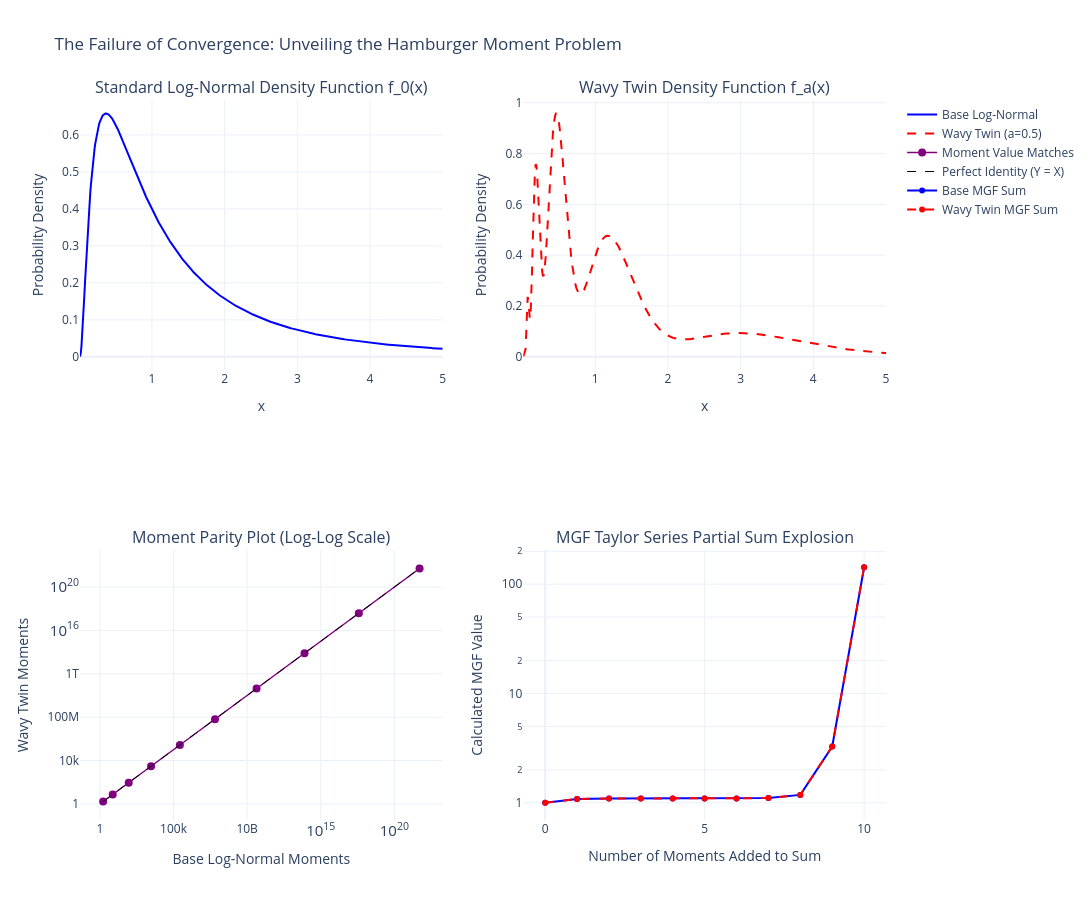

The code cell stored with this chart in its notebook:
### Markdown cell above
## The Hamburger Moment Problem: When Moments Aren't Enough

Matching moments assumes moments uniquely determine a distribution — but that's not always true. This is the classical Hamburger moment problem: some distributions share every moment yet have completely different shapes. We build a "wavy twin" of the Log-Normal distribution whose moments match the base distribution to high order, then show its PDF is visually distinct and that its moment-generating function's Taylor sum actually diverges rather than converging to a shared MGF.

### Code cell
# -------------------------------------------------------------------------
# 1. DISTRIBUTION DEFINITIONS
# -------------------------------------------------------------------------
def f_0(x):
    """Standard Log-Normal PDF with safe vectorized support handling."""
    x_arr = np.asarray(x, dtype=float)
    pdf = np.zeros_like(x_arr)
    pos = x_arr > 0
    pdf[pos] = (1.0 / (x_arr[pos] * np.sqrt(2.0 * np.pi))) * np.exp(- (np.log(x_arr[pos])**2) / 2.0)
    return pdf if pdf.ndim > 0 else pdf.item()

def f_a(x, a=0.5):
    """Wavy Log-Normal Twin (Identical moments, distinct silhouette)."""
    x_arr = np.asarray(x, dtype=float)
    return f_0(x_arr) * (1.0 + a * np.sin(2.0 * np.pi * np.log(np.where(x_arr > 0, x_arr, 1.0))))

# -------------------------------------------------------------------------
# 2. COMPUTE FINITE MOMENTS AND ACCUMULATE PARTIAL MGF SUMS
# -------------------------------------------------------------------------
orders = np.arange(1, 11)
moments_base = []
moments_twin = []

t = 0.05  # Small scaling variable for MGF evaluation
mgf_sums_base = [1.0]
mgf_sums_twin = [1.0]

for n in orders:
    m_base = float(np.exp((n**2) / 2.0))
    
    # Integrating in z-space: z = ln(x) - n
    # The integrand is strictly odd, yielding ~0 without roundoff blowup
    perturbation, _ = integrate.quad(
        lambda z: np.exp(-0.5 * z**2) * np.sin(2.0 * np.pi * z),
        -8, 8
    )
    perturbation *= (0.5 * m_base / np.sqrt(2.0 * np.pi))
    m_twin = m_base + perturbation
    
    moments_base.append(m_base)
    moments_twin.append(m_twin)
    
    term_base = (t**n / math.factorial(n)) * m_base
    term_twin = (t**n / math.factorial(n)) * m_twin
    
    mgf_sums_base.append(mgf_sums_base[-1] + term_base)
    mgf_sums_twin.append(mgf_sums_twin[-1] + term_twin)

# -------------------------------------------------------------------------
# 3. INTERACTIVE PLOTLY VISUALIZATION (2x2 GRID)
# -------------------------------------------------------------------------
fig = make_subplots(
    rows=2, cols=2, 
    subplot_titles=(
        "Standard Log-Normal Density Function f_0(x)", 
        "Wavy Twin Density Function f_a(x)",
        "Moment Parity Plot (Log-Log Scale)", 
        "MGF Taylor Series Partial Sum Explosion"
    )
)

x_grid = np.linspace(0.01, 5.0, 500)
y_base_pdf = f_0(x_grid)
y_twin_pdf = f_a(x_grid)

# --- Top Row: Probability Density Functions ---
fig.add_trace(go.Scatter(
    x=x_grid, y=y_base_pdf,
    mode='lines', line=dict(color='blue', width=2),
    name='Base Log-Normal'
), row=1, col=1)

fig.add_trace(go.Scatter(
    x=x_grid, y=y_twin_pdf,
    mode='lines', line=dict(color='red', width=2, dash='dash'),
    name='Wavy Twin (a=0.5)'
), row=1, col=2)

# --- Bottom Left: Direct Moment Comparison ---
fig.add_trace(go.Scatter(
    x=moments_base, y=moments_twin,
    mode='markers+lines',
    marker=dict(color='purple', size=8),
    line=dict(color='purple', width=1.5),
    name='Moment Value Matches'
), row=2, col=1)

min_val, max_val = min(moments_base), max(moments_base)
fig.add_trace(go.Scatter(
    x=[min_val, max_val], y=[min_val, max_val],
    mode='lines', line=dict(color='black', dash='dash', width=1),
    name='Perfect Identity (Y = X)'
), row=2, col=1)

# --- Bottom Right: MGF Partial Sum Divergence ---
iterations = np.arange(0, len(mgf_sums_base))
fig.add_trace(go.Scatter(
    x=iterations, y=mgf_sums_base,
    mode='lines+markers', line=dict(color='blue', width=2),
    name='Base MGF Sum'
), row=2, col=2)

fig.add_trace(go.Scatter(
    x=iterations, y=mgf_sums_twin,
    mode='lines+markers', line=dict(color='red', width=2, dash='dash'),
    name='Wavy Twin MGF Sum'
), row=2, col=2)

fig.update_layout(
    title_text="The Failure of Convergence: Unveiling the Hamburger Moment Problem",
    template="plotly_white",
    width=1100, height=900,
    hovermode="x unified"
)

fig.update_xaxes(title_text="x", row=1, col=1)
fig.update_yaxes(title_text="Probability Density", row=1, col=1)
fig.update_xaxes(title_text="x", row=1, col=2)
fig.update_yaxes(title_text="Probability Density", row=1, col=2)

fig.update_xaxes(title_text="Base Log-Normal Moments", type="log", row=2, col=1)
fig.update_yaxes(title_text="Wavy Twin Moments", type="log", row=2, col=1)

fig.update_xaxes(title_text="Number of Moments Added to Sum", row=2, col=2)
fig.update_yaxes(title_text="Calculated MGF Value", type="log", row=2, col=2)

fig.show()

### Figure 1 — Plotly figure (JSON) as saved in the notebook; plotly's stock layout.template omitted (floating-point values rounded to 4 significant figures; data arrays with more than 128 entries replaced by an {"elided": "..."} marker saying what was removed)
{"data": [{"line": {"color": "blue", "width": 2}, "mode": "lines", "name": "Base Log-Normal", "type": "scatter", "x": {"elided": "500 float values"}, "xaxis": "x", "y": {"elided": "500 float values"}, "yaxis": "y"}, {"line": {"color": "red", "dash": "dash", "width": 2}, "mode": "lines", "name": "Wavy Twin (a=0.5)", "type": "scatter", "x": {"elided": "500 float values"}, "xaxis": "x2", "y": {"elided": "500 float values"}, "yaxis": "y2"}, {"line": {"color": "purple", "width": 1.5}, "marker": {"color": "purple", "size": 8}, "mode": "markers+lines", "name": "Moment Value Matches", "type": "scatter", "x": [1.649, 7.389, 90.02, 2981.0, 268300.0, 65660000.0, 43670000000.0, 78960000000000.0, 388084696243620350, 5.185e+21], "xaxis": "x3", "y": [1.649, 7.389, 90.02, 2981.0, 268300.0, 65660000.0, 43670000000.0, 78960000000000.0, 388084696243620350, 5.185e+21], "yaxis": "y3"}, {"line": {"color": "black", "dash": "dash", "width": 1}, "mode": "lines", "name": "Perfect Identity (Y = X)", "type": "scatter", "x": [1.649, 5.185e+21], "xaxis": "x3", "y": [1.649, 5.185e+21], "yaxis": "y3"}, {"line": {"color": "blue", "width": 2}, "mode": "lines+markers", "name": "Base MGF Sum", "type": "scatter", "x": [0, 1, 2, 3, 4, 5, 6, 7, 8, 9, 10], "xaxis": "x4", "y": [1, 1.082, 1.092, 1.094, 1.094, 1.095, 1.096, 1.103, 1.18, 3.269, 142.8], "yaxis": "y4"}, {"line": {"color": "red", "dash": "dash", "width": 2}, "mode": "lines+markers", "name": "Wavy Twin MGF Sum", "type": "scatter", "x": [0, 1, 2, 3, 4, 5, 6, 7, 8, 9, 10], "xaxis": "x4", "y": [1, 1.082, 1.092, 1.094, 1.094, 1.095, 1.096, 1.103, 1.18, 3.269, 142.8], "yaxis": "y4"}], "layout": {"annotations": [{"font": {"size": 16}, "showarrow": false, "text": "Standard Log-Normal Density Function f_0(x)", "x": 0.225, "xanchor": "center", "xref": "paper", "y": 1, "yanchor": "bottom", "yref": "paper"}, {"font": {"size": 16}, "showarrow": false, "text": "Wavy Twin Density Function f_a(x)", "x": 0.775, "xanchor": "center", "xref": "paper", "y": 1, "yanchor": "bottom", "yref": "paper"}, {"font": {"size": 16}, "showarrow": false, "text": "Moment Parity Plot (Log-Log Scale)", "x": 0.225, "xanchor": "center", "xref": "paper", "y": 0.375, "yanchor": "bottom", "yref": "paper"}, {"font": {"size": 16}, "showarrow": false, "text": "MGF Taylor Series Partial Sum Explosion", "x": 0.775, "xanchor": "center", "xref": "paper", "y": 0.375, "yanchor": "bottom", "yref": "paper"}], "height": 900, "hovermode": "x unified", "title": {"text": "The Failure of Convergence: Unveiling the Hamburger Moment Problem"}, "width": 1100, "xaxis": {"anchor": "y", "domain": [0, 0.45], "title": {"text": "x"}}, "xaxis2": {"anchor": "y2", "domain": [0.55, 1], "title": {"text": "x"}}, "xaxis3": {"anchor": "y3", "domain": [0, 0.45], "title": {"text": "Base Log-Normal Moments"}, "type": "log"}, "xaxis4": {"anchor": "y4", "domain": [0.55, 1], "title": {"text": "Number of Moments Added to Sum"}}, "yaxis": {"anchor": "x", "domain": [0.625, 1], "title": {"text": "Probability Density"}}, "yaxis2": {"anchor": "x2", "domain": [0.625, 1], "title": {"text": "Probability Density"}}, "yaxis3": {"anchor": "x3", "domain": [0, 0.375], "title": {"text": "Wavy Twin Moments"}, "type": "log"}, "yaxis4": {"anchor": "x4", "domain": [0, 0.375], "title": {"text": "Calculated MGF Value"}, "type": "log"}}}
